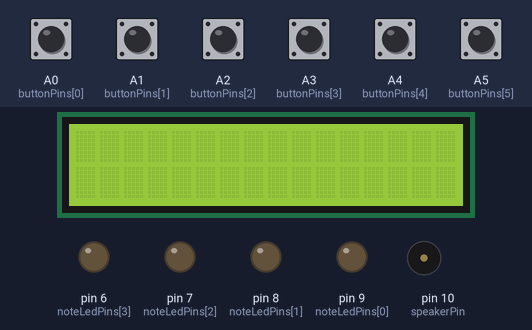
The sketch below on a simulated Arduino Uno, built with avr-gcc and run on an emulated ATmega328P. Parts: 16×2 character LCD, output pins drawn as LEDs (lit = HIGH), buzzer (waves = sounding). The inputs (shaded band) are chosen by the test bench; at power-on: A0 (buttonPins[0]), A1 (buttonPins[1]), A2 (buttonPins[2]), A3 (buttonPins[3]), A4 (buttonPins[4]), A5 (buttonPins[5]) LOW.

Above: at 1.2 s.
1.3 s: A0 (buttonPins[0]) pulled HIGH for 0.15 s
At 2.3 s:
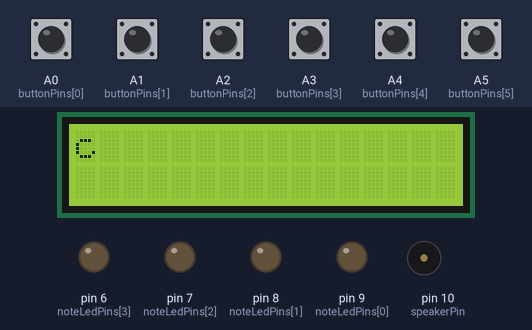
2.9 s: A1 (buttonPins[1]) pulled HIGH for 0.15 s
At 3.5 s:
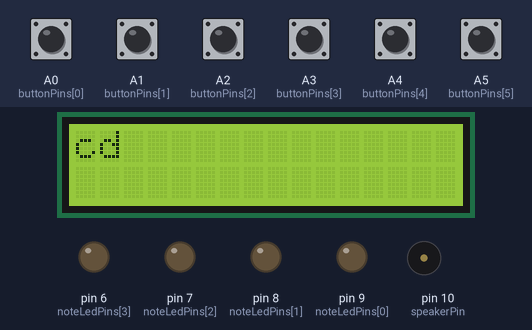
4.5 s: A2 (buttonPins[2]) pulled HIGH for 0.15 s
At 5.8 s:
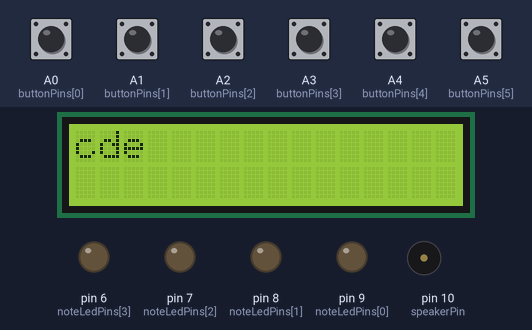
6.1 s: A3 (buttonPins[3]) pulled HIGH for 0.15 s
At 7.1 s:
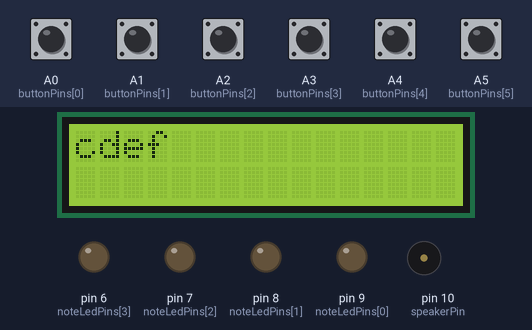
7.7 s: A0 (buttonPins[0]) pulled HIGH for 1 s
At 9.6 s:
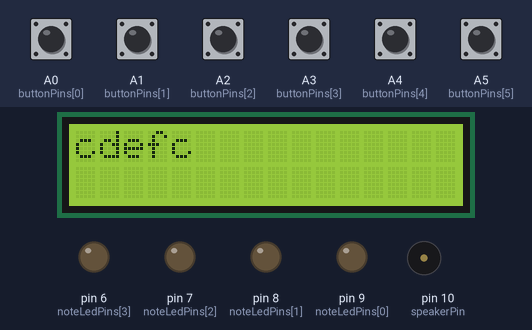
10.2 s: A1 (buttonPins[1]) pulled HIGH for 1 s
At 11.5 s:
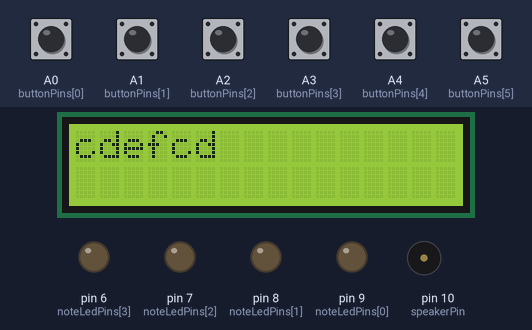
Timing chart, 0 to 13.2 s (numbered marks = the images above; inputs shaded):
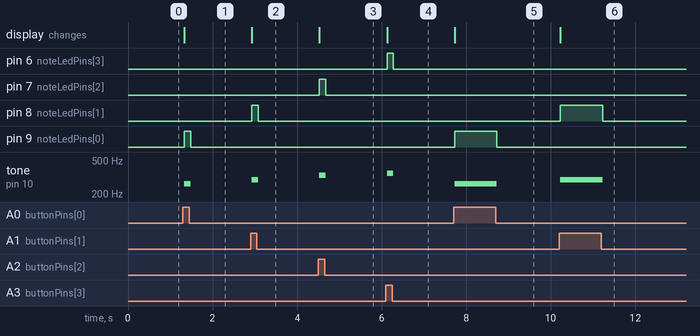

Measured:
- after the input at 1.3 s, pin 9 (noteLedPins[0]): LOW → HIGH at once, → LOW 0.15 s later; tone on pin 10 (speakerPin): silent → 262 Hz at once, → silent 0.15 s later; the display: changes at once (image 1)
- after the input at 2.9 s, pin 8 (noteLedPins[1]): LOW → HIGH at once, → LOW 0.15 s later; tone on pin 10 (speakerPin): silent → 294 Hz at once, → silent 0.15 s later; the display: changes at once (image 2)
- after the input at 4.5 s, pin 7 (noteLedPins[2]): LOW → HIGH at once, → LOW 0.15 s later; tone on pin 10 (speakerPin): silent → 330 Hz at once, → silent 0.15 s later; the display: changes at once (image 3)
- after the input at 6.1 s, pin 6 (noteLedPins[3]): LOW → HIGH at once, → LOW 0.15 s later; tone on pin 10 (speakerPin): silent → 349 Hz at once, → silent 0.15 s later; the display: changes at once (image 4)
- after the input at 7.7 s, pin 9 (noteLedPins[0]): LOW → HIGH at once, → LOW 1.0 s later; tone on pin 10 (speakerPin): silent → 262 Hz at once, → silent 1.0 s later; the display: changes at once (image 5)
- after the input at 10.2 s, pin 8 (noteLedPins[1]): LOW → HIGH at once, → LOW 1.0 s later; tone on pin 10 (speakerPin): silent → 294 Hz at once, → silent 1.0 s later; the display: changes at once (image 6)

The sketch:

keyboarduino.ino
```cpp
/*
 Name:		keyboarduino.ino
 Created:	2019-02-14 12:47:20
 Author:	Hagbard_Celine

 keyboarduino is an implementation of W19 CS351 Assignment 2
*/

//  frequency of notes, middle C through F
#define NOTE_C4  262
#define NOTE_D4  294
#define NOTE_E4  330
#define NOTE_F4  349

//liquid crystal library
#include <LiquidCrystal.h>

//  global consts
//  state enum, superseded by pressing
//	enum Mode { Record = 0, Replay = 1, Reset = 2 };
//  notes to play
const int notes[] = { NOTE_C4, NOTE_D4, NOTE_E4, NOTE_F4 };
//  note duration in 2millis for replay
const int noteDuration = 125;
//  button pins, C,D,E,F,Replay,Reset
const int buttonPins[] = { A0,A1,A2,A3,A4,A5 };
//const int replayButtonPin = A5;
//  led pins
const int noteLedPins[] = { 9,8,7,6 };
//  speaker pin
const int speakerPin = 10;
const int numButtons = 6;

//  global variables
//  state, superseded by pressing
//	enum Mode mode = Record;
//
volatile int buttonDebounceStates[] = { 0,0,0,0,0,0 };	//	debounce bitstream buffers
volatile bool buttonPressedStates[] = { false, false, false, false, false, false };	//	debounced button states
bool lastButtonPressedStates[] = { false, false, false, false, false, false };	//	button states saved by loop functions

int pressing;	//	actively pressed button, consider changing to enum
int playing;	//	currently replaying recorded note

volatile int playTime;	//	time playing current replay

//liquid crystal globals
const int rs = 12, en = 11, d4 = 5, d5 = 4, d6 = 3, d7 = 2;	//	pins
LiquidCrystal lcd(rs, en, d4, d5, d6, d7);	//	constructed object

//  played note array

char* played = NULL;	//	char array of played notes
unsigned int playedSize = 0;	//	number of currently held notes
unsigned int playedCap = 0;	//	max number of held notes

//	wrapper for digitalreads
bool rawBtnPressed(int btn)
{
	return digitalRead(buttonPins[btn]);
}

//	update debounce state of button by shifting left and bitwise oring !digitalread, will only change pressedState on a debounceState of 1000... or 0111...
void debounceBtn(int btn)
{
	if (btn >= numButtons) { return; }	//	if button doesn't exist
	buttonDebounceStates[btn] = (buttonDebounceStates[btn] << 1) | (!rawBtnPressed(btn));// | 0xe000; //  push 1s when off, 0s when on
	if (buttonDebounceStates[btn] == 0x8000) { buttonPressedStates[btn] = true; } //  1 1 (off) followed by 0s (ons)
	else if (buttonDebounceStates[btn] == 0x7fff) { buttonPressedStates[btn] = false; } //  0 0(on) followed by 1s (offs)
}


//  stop playing sound, turn off lights
void noPlay()
{
	noTone(speakerPin);
	digitalWrite(noteLedPins[0], LOW);
	digitalWrite(noteLedPins[1], LOW);
	digitalWrite(noteLedPins[2], LOW);
	digitalWrite(noteLedPins[3], LOW);
}

//  play a note, turn on corresponding light and turn off others, this could be streamlined for extensibility
void play(char note)
{
	switch (note)
	{
	case 'c':
		tone(speakerPin, notes[0]);
		digitalWrite(noteLedPins[0], HIGH);
		digitalWrite(noteLedPins[1], LOW);
		digitalWrite(noteLedPins[2], LOW);
		digitalWrite(noteLedPins[3], LOW);
		break;
	case 'd':
		tone(speakerPin, notes[1]);
		digitalWrite(noteLedPins[0], LOW);
		digitalWrite(noteLedPins[1], HIGH);
		digitalWrite(noteLedPins[2], LOW);
		digitalWrite(noteLedPins[3], LOW);
		break;
	case 'e':
		tone(speakerPin, notes[2]);
		digitalWrite(noteLedPins[0], LOW);
		digitalWrite(noteLedPins[1], LOW);
		digitalWrite(noteLedPins[2], HIGH);
		digitalWrite(noteLedPins[3], LOW);
		break;
	case 'f':
		tone(speakerPin, notes[3]);
		digitalWrite(noteLedPins[0], LOW);
		digitalWrite(noteLedPins[1], LOW);
		digitalWrite(noteLedPins[2], LOW);
		digitalWrite(noteLedPins[3], HIGH);
		break;
	default:
		noPlay();
	}
}

//	add playing note to note array
void record(char n)
{
	if (playedSize >= playedCap)	//	full array
	{
		return;	//	do nothing for now, maybe update to expand array
	}
	played[playedSize] = n;	//	append note to array
	++playedSize;	//	increment size
	//	lcd writing code, could be generalized based on values sent in lcd.begin(col, row) in setup
	if (playedSize > 32) { return; }	//	full LCD screen
	if (playedSize == 17) { lcd.setCursor(0, 1); }	//	full LCD first row, change to second row
	lcd.print(n);	//	append note to screen

}

//	play next note/stop playing after current note has played for noteDuration
void replay()
{
	/*
	for (unsigned int i = 0; i < playedSize; ++i)
	{
		play(played[i]);
		delay(500);	//	this is garbage that must be replaced.
	}
	noPlay();
	pressing = 6;
	*/
	if (playTime > noteDuration)	//	note has played for noteDuration Timer1 ticks
	{

		if (playing < playedSize)	//	if there's another note
		{
			play(played[playing]);	//	play the next note
			playTime = 0;	//	reset tick timer
			++playing;	//	increment index
		}
		else
		{
			noPlay();	//	stop playing
			playing = 0;	//	reset index
			pressing = numButtons;	//	reset button state
		}
	}
}

void reset()
{
	cli();	//	stop interrupts, maybe not necessary but this is code i don't wan't interrupted
	for (unsigned int i = 0; i < playedSize; ++i)	//	set array to 0
	{
		played[i] = 0;
	}
	pressing = numButtons;	//	rest button state
	playedSize = 0;	//	set number of elements to 0
	playing = 0;	//	set replay index to zero
	lcd.clear();	//	clear lcd
	sei();	//	restart interrupts
}

//	do a thing based on a change of a button state
void press(int btn, bool state)
{
	if (state)
	{
		switch (btn)
		{
		case 0:
		case 1:
		case 2:
		case 3:	//	note buttons, play a note, record that note, change active button state, reset replay index
			play('c' + btn);
			record('c' + btn);
			pressing = btn;
			playing = 0;
			break;
		case 4:	//	replay button, change button state, reset replay index, make sure playTime>noteDuration (so start playing first note immediately), call replay
			pressing = btn;
			playing = 0;
			playTime = noteDuration+1;
			replay();
			break;
		case 5:	//	reset button (clears array)
			reset();
			break;
		}
	}
	else
	{
		switch (btn)
		{
		case 0:
		case 1:
		case 2:
		case 3:
			if (pressing == btn) { noPlay(); pressing = numButtons; }	//	stop playing if active button released
			break;
		case 4:
		case 5:
			break;	//	reset and replay buttons do nothing on release
		}
	}
}

//	compare held last pressed state to volatile pressedstate, do stuff if there's a change
void readBtn(int btn)
{
	if (btn >= numButtons) { return; }	//	button doesn't exist sanity check
	bool tempState = buttonPressedStates[btn];	//	save debounced press state (to potentially avoid comparing and assigning two different values, though i dunno if the compiler will optimize it away)
	if (lastButtonPressedStates[btn] != tempState)	//	consider replacing with if lastButtonPressedStates!=buttonPressedStates { lastButtonPressedStates=!lastButtonPressedStates ?
	{
		lastButtonPressedStates[btn] = tempState;	//	assign new state
		press(btn, lastButtonPressedStates[btn]);	//	do stuff based on state change
	}
}

// the setup function runs once when you press reset or power the board
void setup()
{
	cli();	//	stop interrupts
	//mode = Record;
	pressing = numButtons;	//	empty buttonpress state
	playing = 0;	//	replay index
	//  button inputs
	pinMode(buttonPins[0], INPUT);
	pinMode(buttonPins[1], INPUT);
	pinMode(buttonPins[2], INPUT);
	pinMode(buttonPins[3], INPUT);
	pinMode(buttonPins[4], INPUT);
	pinMode(buttonPins[5], INPUT);
	//  led outputs
	pinMode(noteLedPins[0], OUTPUT);
	pinMode(noteLedPins[1], OUTPUT);
	pinMode(noteLedPins[2], OUTPUT);
	pinMode(noteLedPins[3], OUTPUT);
	//  speaker output
	pinMode(speakerPin, OUTPUT);  //  though tone should take care of this

	playTime = 0;	//	note duration timer

	//  initialize played note array
	played = (char*)calloc(256, sizeof(char));
	//	need error handling here
	playedCap = 255;
	playedSize = 0;

	lcd.begin(16, 2);	//	initialize lcd with screen size, consider defining values to use with record()

	//	setting magic numbers to make Timer1 operate at 500 Hz
	TCCR1A = 0; // set entire TCCR1A register to 0
	TCCR1B = 0; // same for TCCR1B
	TCNT1 = 0; // initialize counter value to 0
	// set compare match register for 500 Hz increments
	OCR1A = 31999; // = 16000000 / (1 * 500) - 1 (must be <65536)
	// turn on CTC mode
	TCCR1B |= (1 << WGM12);
	// Set CS12, CS11 and CS10 bits for 1 prescaler
	TCCR1B |= (0 << CS12) | (0 << CS11) | (1 << CS10);
	// enable timer compare interrupt
	TIMSK1 |= (1 << OCIE1A);
	sei(); // allow interrupts

}

// the loop function runs over and over again until power down or reset
void loop()
{


	for (int i = 0; i < 6; ++i)	//	compare currently held button states to debounced button states, do stuff on change
	{
		readBtn(i);
	}
	if (pressing == 4)	//	if active button is replay
	{
		replay();
	}
}

ISR(TIMER1_COMPA_vect)          // interrupt service routine keyed to TIMER1_COMPA
{

	++playTime;	//	increment duration timer
	for (int i = 0; i < numButtons; ++i)	//	debounce button states
	{
		debounceBtn(i);

	}

}
```
